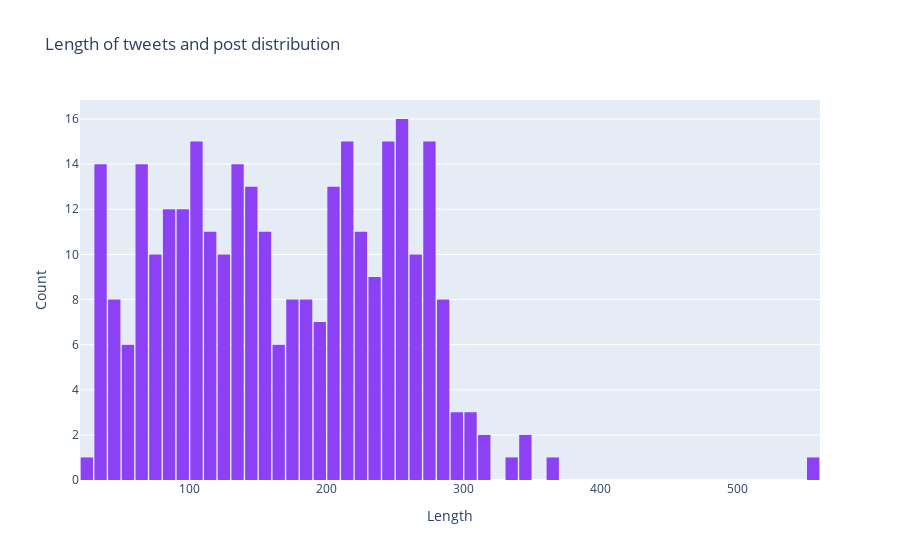

Notebook code cell kept with this figure:
### Markdown cell above
Distribution of tweets and post length:

Using the `plotly` module, a histogram is built using `graph_objs.Histogram` to store the data (`lens`) and `graph_objs.Layout` to form the layout of the graph. The figure is then created and rendered using `graph.Figure` and `offline.iplot`. The data shows that most sentences are around 10-39 characters long.

### Code cell
data = [go.Histogram(x=lens, xbins=dict(start=0, end=8000, size=10), marker=dict(color='#8c42f4'))]
layout = go.Layout(
                  title='Length of tweets and post distribution',                  
                  xaxis=dict(title='Length'),
                  yaxis=dict(title='Count'),
                  bargap=0.1)
fig = go.Figure(data=data, layout=layout)
py.iplot(fig, filename='length histogram')

### Figure 1 — Plotly figure (JSON) as saved in the notebook; plotly's stock layout.template omitted (floating-point values rounded to 4 significant figures; data arrays with more than 128 entries replaced by an {"elided": "..."} marker saying what was removed)
{"data": [{"marker": {"color": "#8c42f4"}, "type": "histogram", "x": {"elided": "305 int values"}, "xbins": {"end": 8000, "size": 10, "start": 0}}], "layout": {"bargap": 0.1, "title": {"text": "Length of tweets and post distribution"}, "xaxis": {"title": {"text": "Length"}}, "yaxis": {"title": {"text": "Count"}}}}
